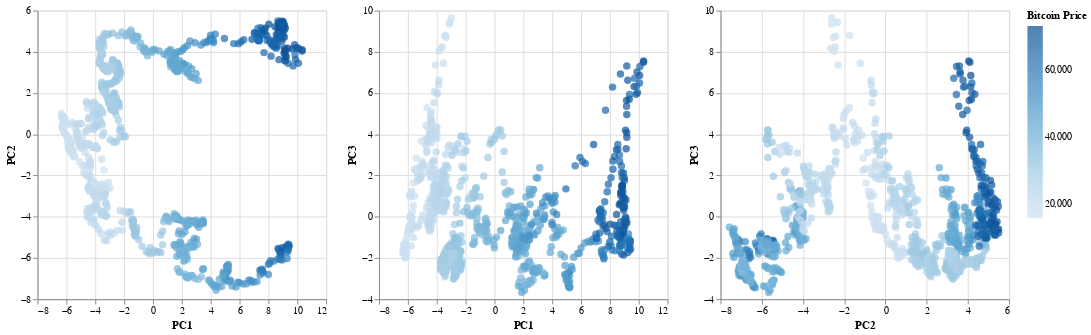

This figure's notebook cell:
### Code cell
# Create a DataFrame for the Bitcoin principal components
bitcoin_pca_df = pd.DataFrame(
    data=bitcoin_principal_components,
    columns=[f"PC{i+1}" for i in range(3)]
)

# Add the target variable to the DataFrame
bitcoin_pca_df["bitcoin_price"] = y_bitcoin.values

# Create a scatter plot of PC1 and PC2 colored by the target variable
bitcoin1 = alt.Chart(bitcoin_pca_df).mark_circle(size=60).encode(
    x="PC1",
    y="PC2",
    color=alt.Color("bitcoin_price", title="Bitcoin Price"),
    tooltip=["bitcoin_price"]
)

# Create a scatter plot of PC1 and PC3 colored by the target variable
bitcoin2 = alt.Chart(bitcoin_pca_df).mark_circle(size=60).encode(
    x="PC1",
    y="PC3",
    color="bitcoin_price",
    tooltip=["bitcoin_price"]
)

# Create a scatter plot of PC2 and PC3 colored by the target variable
bitcoin3 = alt.Chart(bitcoin_pca_df).mark_circle(size=60).encode(
    x="PC2",
    y="PC3",
    color="bitcoin_price",
    tooltip=["bitcoin_price"]
)

# Display the scatter plots
bitcoin_pca_chart = bitcoin1 | bitcoin2 | bitcoin3

bitcoin_pca_chart

### Figure 1 — Vega-Lite specification as saved in the notebook (floating-point values rounded to 4 significant figures; data arrays with more than 128 entries replaced by an {"elided": "..."} marker saying what was removed)
{"config": {"view": {"continuousWidth": 300, "continuousHeight": 300}}, "hconcat": [{"mark": {"type": "circle", "size": 60}, "encoding": {"color": {"field": "bitcoin_price", "title": "Bitcoin Price", "type": "quantitative"}, "tooltip": [{"field": "bitcoin_price", "type": "quantitative"}], "x": {"field": "PC1", "type": "quantitative"}, "y": {"field": "PC2", "type": "quantitative"}}}, {"mark": {"type": "circle", "size": 60}, "encoding": {"color": {"field": "bitcoin_price", "type": "quantitative"}, "tooltip": [{"field": "bitcoin_price", "type": "quantitative"}], "x": {"field": "PC1", "type": "quantitative"}, "y": {"field": "PC3", "type": "quantitative"}}}, {"mark": {"type": "circle", "size": 60}, "encoding": {"color": {"field": "bitcoin_price", "type": "quantitative"}, "tooltip": [{"field": "bitcoin_price", "type": "quantitative"}], "x": {"field": "PC2", "type": "quantitative"}, "y": {"field": "PC3", "type": "quantitative"}}}], "data": {"name": "data-af097d76e0b2f621032700370be671c2"}, "$schema": "https://vega.github.io/schema/vega-lite/v5.17.0.json", "datasets": {"data-af097d76e0b2f621032700370be671c2": {"elided": "968 records"}}}
